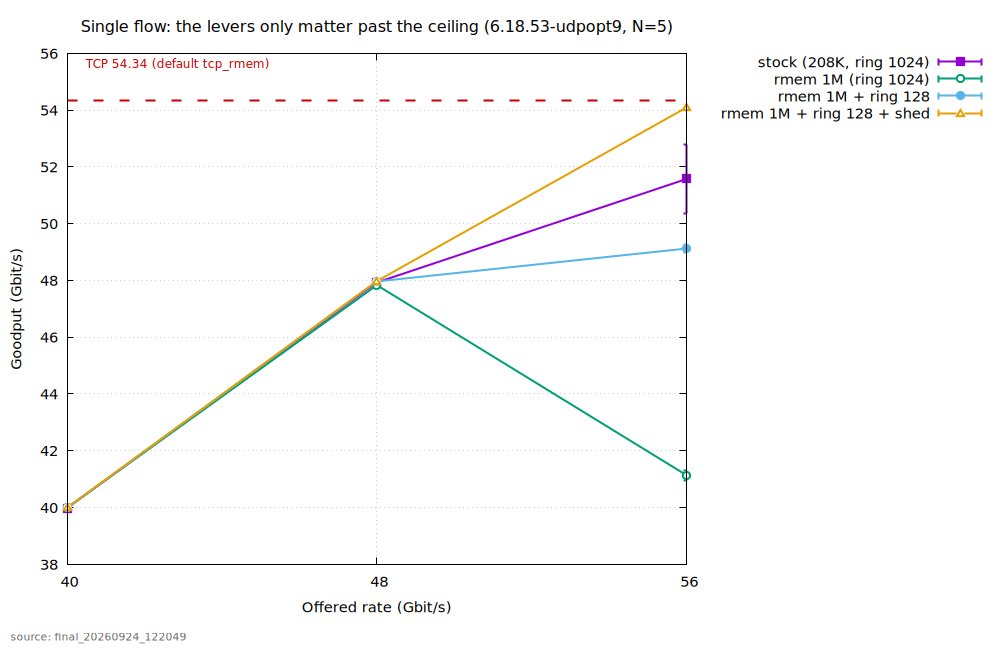

Here is the gnuplot script that generated this plot:
set terminal pngcairo size 1000,650 noenhanced font "Sans,11"
set output "/home/chanseo/lab/figures/fig13_final_single.png"
set title "Single flow: the levers only matter past the ceiling (6.18.53-udpopt9, N=5)" font "Sans,12"
set xlabel "Offered rate (Gbit/s)"
set ylabel "Goodput (Gbit/s)"
set grid
set key outside right top
set xtics (40,48,56)
set arrow from graph 0,first 54.34 to graph 1,first 54.34 nohead lc rgb "#cc0000" dt 2 lw 2
set label "TCP 54.34 (default tcp_rmem)" at graph 0.03,first 55.64 tc rgb "#cc0000" font "Sans,9"
set label "source: final_20260924_122049" at screen 0.01,0.02 font "Sans,8" tc rgb "#666666"
set bmargin 5
plot "/home/chanseo/lab/figures/fig13.dat" index 0 using 1:2:3 with yerrorlines lw 2 pt 5 ps 1.2 title "stock (208K, ring 1024)", "/home/chanseo/lab/figures/fig13.dat" index 1 using 1:2:3 with yerrorlines lw 2 pt 6 ps 1.2 title "rmem 1M (ring 1024)", "/home/chanseo/lab/figures/fig13.dat" index 2 using 1:2:3 with yerrorlines lw 2 pt 7 ps 1.2 title "rmem 1M + ring 128", "/home/chanseo/lab/figures/fig13.dat" index 3 using 1:2:3 with yerrorlines lw 2 pt 8 ps 1.2 title "rmem 1M + ring 128 + shed"
